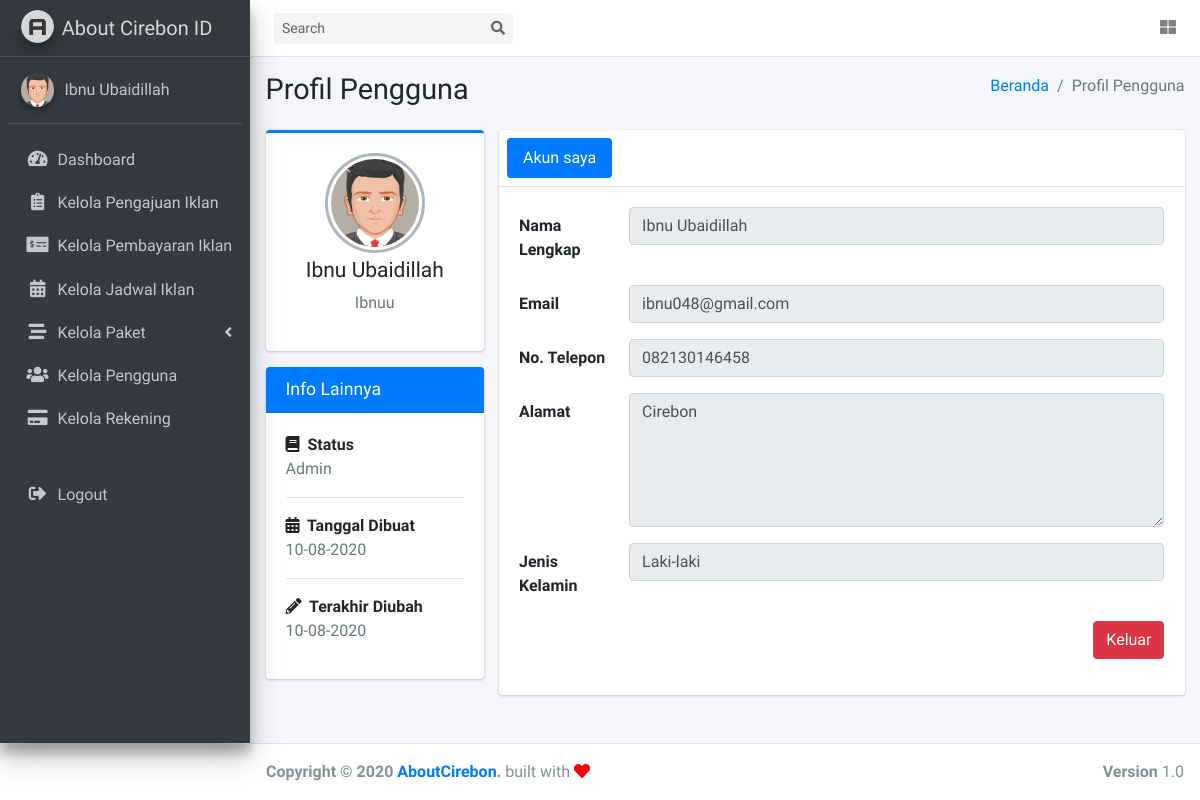
Page /index.php/profil on the committed database.
### tables this page shows
CREATE TABLE `tbl_pengguna` (
  `id_pengguna` int(11) NOT NULL,
  `username` varchar(40) NOT NULL,
  `password` varchar(40) NOT NULL,
  `email` varchar(50) NOT NULL,
  `nama` varchar(50) NOT NULL,
  `alamat` varchar(255) NOT NULL,
  `no_telp` varchar(20) NOT NULL,
  `jenis_kelamin` varchar(20) NOT NULL,
  `level` int(1) NOT NULL COMMENT '1:admin, 2:atasan, 3:pelanggan',
  `tanggal_dibuat` timestamp NOT NULL DEFAULT current_timestamp() ON UPDATE current_timestamp(),
  `aktif` int(11) NOT NULL,
  `terakhir_diubah` timestamp NOT NULL DEFAULT current_timestamp() ON UPDATE current_timestamp()
);

### application/libraries/Template.php (called while the page is built)
<?php
Class Template
{
    var $template_data = array();
    function set($nama, $value)
    {
        $this->template_data[$nama] = $value;
    }
    function load($template = '', $view = '', $view_data = array(), $return = FALSE)
    {
        $this->CI =& get_instance();
        $this->set('contents', $this->CI->load->view($view, $view_data, TRUE));
        return $this->CI->load->view($template, $this->template_data, $return);
    }
}
?>

### application/controllers/Profil.php (called while the page is built, shortened)
<?php
class Profil extends CI_Controller {
	public function index()
	{
		$this->template->load('template', 'profil');
	}
}

### index.php (called while the page is built, shortened)
<?php
require_once BASEPATH.'core/CodeIgniter.php';

### application/libraries/Fungsi.php (called while the page is built, shortened)
<?php
Class Fungsi {
    protected $ci;
    public function __construct() {
        $this->ci =& get_instance();
    }
    public function user_login() {
        $user_id = $this->ci->session->userdata('userid');
        $user_data  = $this->ci->pengguna_m->get($user_id)->row();
        return $user_data;
    }
}

### application/models/Pengguna_m.php (called while the page is built, shortened)
<?php
class Pengguna_m extends CI_Model
{
    public function get($id = null)
    {
        $this->db->from('tbl_pengguna');
        $query = $this->db->get();
        return $query;
    }
}

### application/views/profil.php (the view)
<section class="content-header">
  <div class="container-fluid">
    <div class="row mb-2">
      <div class="col-sm-6">
        <h1>Profil Pengguna</h1>
      </div>
      <div class="col-sm-6">
        <ol class="breadcrumb float-sm-right">
          <li class="breadcrumb-item"><a href="#">Beranda</a></li>
          <li class="breadcrumb-item active">Profil Pengguna</li>
        </ol>
      </div>
    </div>
  </div>
</section>
<section class="content">
  <div class="container-fluid">
    <div class="row">
      <div class="col-md-3">
        <div class="card card-primary card-outline">
          <div class="card-body box-profile">
            <div class="text-center">
              <img class="profile-user-img img-fluid img-circle" src="<?= base_url() ?>/assets/dist/img/profile/default.png" alt="Foto pengguna">
            </div>
            <h3 class="profile-username text-center"><?= $this->fungsi->user_login()->nama ?></h3>
            <p class="text-muted text-center"><?= $this->fungsi->user_login()->username ?></p>
          </div>
        </div>
        <div class="card card-primary">
          <div class="card-header">
            <h3 class="card-title">Info Lainnya</h3>
          </div>
          <div class="card-body">
            <strong><i class="fas fa-book mr-1"></i> Status</strong>
            <p class="text-muted">
              <?php
              if ($this->fungsi->user_login()->level == 1) {
                echo "Admin";
              } else if ($this->fungsi->user_login()->level == 2) {
                echo "Atasan";
              } else {
                echo "Member";
              }
              ?>
            </p>
            <hr>
            <strong><i class="fas fa-calendar-alt mr-1"></i> Tanggal Dibuat</strong>
            <p class="text-muted"><?= date('d-m-Y', strtotime($this->fungsi->user_login()->tanggal_dibuat)) ?></p>
            <hr>
            <strong><i class="fas fa-pencil-alt mr-1"></i> Terakhir Diubah</strong>
            <p class="text-muted">
              <?= date('d-m-Y', strtotime($this->fungsi->user_login()->terakhir_diubah)) ?>
            </p>
          </div>
        </div>
      </div>
      <div class="col-md-9">
        <div class="card">
          <div class="card-header p-2">
            <ul class="nav nav-pills">
              <li class="nav-item"><a class="nav-link active" href="#akun" data-toggle="tab">Akun saya</a></li>
            </ul>
          </div>
          <div class="card-body">
            <div class="tab-content">
              <div class="active tab-pane" id="akun">
                <form class="form-horizontal">
                  <div class="form-group row">
                    <label for="inputName" class="col-sm-2 col-form-label">Nama Lengkap</label>
                    <div class="col-sm-10">
                      <input type="text" class="form-control" value="<?= $this->fungsi->user_login()->nama ?>" disabled>
                    </div>
                  </div>
                  <div class="form-group row">
                    <label for="inputEmail" class="col-sm-2 col-form-label">Email</label>
                    <div class="col-sm-10">
                      <input type="email" class="form-control" value="<?= $this->fungsi->user_login()->email ?>" disabled>
                    </div>
                  </div>
                  <div class="form-group row">
                    <label for="inputName2" class="col-sm-2 col-form-label">No. Telepon</label>
                    <div class="col-sm-10">
                      <input type="text" class="form-control" value="<?= $this->fungsi->user_login()->no_telp ?>" disabled>
                    </div>
                  </div>
                  <div class="form-group row">
                    <label for="inputExperience" class="col-sm-2 col-form-label">Alamat</label>
                    <div class="col-sm-10">
                      <textarea class="form-control" cols="30" rows="5" disabled><?= $this->fungsi->user_login()->alamat ?></textarea>
                    </div>
                  </div>
                  <div class="form-group row">
                    <label for="inputSkills" class="col-sm-2 col-form-label">Jenis Kelamin</label>
                    <div class="col-sm-10">
                      <input type="text" class="form-control" value="<?= $this->fungsi->user_login()->jenis_kelamin ?>" disabled>
                    </div>
                  </div>
                  <div class="form-group row">
                    <div class="offset-sm-2 col-sm-10">
                      <a class="btn btn-danger float-right" href="<?= site_url('auth/logout') ?>">Keluar</a>
                    </div>
                  </div>
                </form>
              </div>
            </div>
          </div>
        </div>
      </div>
    </div>
  </div>
</section>
</div>

### application/views/template.php (shortened to what this page needs)
<!DOCTYPE html>
<html lang="en">
<head>
  <link rel="stylesheet" href="<?= base_url() ?>assets/plugins/fontawesome-free/css/all.min.css">
  <link rel="stylesheet" href="https://cdnjs.cloudflare.com/ajax/libs/izitoast/1.4.0/css/iziToast.css" />
  <link rel="stylesheet" href="<?= base_url() ?>assets/plugins/datatables-bs4/css/dataTables.bootstrap4.min.css">
  <link rel="stylesheet" href="<?= base_url() ?>assets/plugins/datatables-responsive/css/responsive.bootstrap4.min.css">
  <link rel="stylesheet" href="<?= base_url() ?>assets/dist/css/adminlte.min.css">
</head>
<body class="hold-transition sidebar-mini">
  <div class="wrapper">
    <nav class="main-header navbar navbar-expand navbar-white navbar-light">
      <form class="form-inline ml-3">
        <div class="input-group input-group-sm">
          <input class="form-control form-control-navbar" type="search" placeholder="Search" aria-label="Search">
          <div class="input-group-append">
            <button class="btn btn-navbar" type="submit">
              <i class="fas fa-search"></i>
            </button>
          </div>
        </div>
      </form>
      <ul class="navbar-nav ml-auto">
        <li class="nav-item">
          <a class="nav-link" data-widget="control-sidebar" data-slide="true" href="#" role="button">
            <i class="fas fa-th-large"></i>
          </a>
        </li>
      </ul>
    </nav>
    <aside class="main-sidebar sidebar-dark-primary elevation-4">
      <a href="<?= base_url('dashboard') ?>" class="brand-link">
        <img src="<?= base_url() ?>assets/dist/img/AdminLTELogo.png" alt="AdminLTE Logo" class="brand-image img-circle elevation-3" style="opacity: .8">
        <span class="brand-text font-weight-light">About Cirebon ID</span>
      </a>
      <div class="sidebar">
        <div class="user-panel mt-3 pb-3 mb-3 d-flex">
          <div class="image">
            <img src="<?= base_url() ?>/assets/dist/img/profile/default.png" class="img-circle elevation-2" alt="User Image">
          </div>
          <div class="info">
            <a href="<?= base_url('profil') ?>" class="d-block"><?= $this->fungsi->user_login()->nama ?></a>
          </div>
        </div>
        <nav class="mt-2">
          <ul class="nav nav-pills nav-sidebar flex-column" data-widget="treeview" role="menu" data-accordion="false">
            <li class="nav-item has-treeview">
              <a href="<?= base_url('dashboard') ?>" class="nav-link <?= $this->uri->segment(1) == 'dashboard' || $this->uri->segment(1) == '' ? 'active' : '' ?>">
                <i class="nav-icon fas fa-tachometer-alt"></i>
                <p>
                  Dashboard
                </p>
              </a>
            </li>
            <?php if ($this->fungsi->user_login()->level == 1 || $this->fungsi->user_login()->level == 3) { ?>
              <li class="nav-item has-treeview">
                <a href="<?= base_url('pengajuan') ?>" class="nav-link <?= $this->uri->segment(1) == 'pengajuan' ? 'active' : '' ?>">
                  <i class="nav-icon fas fa-clipboard-list"></i>
                  <p>
                    <?php if ($this->fungsi->user_login()->level == 3) { ?>
                      Pengajuan Iklan
                    <?php } else { ?>
                      Kelola Pengajuan Iklan
                    <?php } ?>
                  </p>
                </a>
              </li>
              <li class="nav-item has-treeview">
                <a href="<?= base_url('pembayaran') ?>" class="nav-link <?= $this->uri->segment(1) == 'pembayaran' ? 'active' : '' ?>">
                  <i class="nav-icon fas fa-money-check-alt"></i>
                  <p>
                    <?php if ($this->fungsi->user_login()->level == 3) { ?>
                      Pembayaran Iklan
                    <?php } else { ?>
                      Kelola Pembayaran Iklan
                    <?php } ?>
                  </p>
                </a>
              </li>
              <?php if ($this->fungsi->user_login()->level == 1 || $this->fungsi->user_login()->level == 3) { ?>
                <li class="nav-item has-treeview">
                  <a href="<?= base_url('jadwal') ?>" class="nav-link">
                    <i class="nav-icon fa fa-calendar-alt"></i>
                    <p>
                      <?php if ($this->fungsi->user_login()->level == 3) { ?>
                        Jadwal Iklan
                      <?php } else { ?>
                        Kelola Jadwal Iklan
                      <?php } ?>
                    </p>
                  </a>
                </li>
              <?php } ?>
              <?php if ($this->fungsi->user_login()->level == 1) { ?>
                <li class="nav-item has-treeview <?= $this->uri->segment(1) == 'paket' || $this->uri->segment(1) == 'paket_detail' || $this->uri->segment(1) == 'tipe_paket' ? 'menu-open' : '' ?>">
                  <a href="#" class="nav-link">
                    <i class="nav-icon fa fa-stream"></i>
                    <p>
                      Kelola Paket
                      <i class="right fas fa-angle-left"></i>
                    </p>
                  </a>
                  <?php } ?>
                  <?php if ($this->fungsi->user_login()->level == 1) { ?>
                <li class="nav-item has-treeview">
                  <a href="<?= base_url('pengguna') ?>" class="nav-link <?= $this->uri->segment(1) == 'pengguna' ? 'active' : '' ?>">
                    <i class="nav-icon fas fa-users"></i>
                    <p>
                      Kelola Pengguna
                    </p>
                  </a>
                </li>
                <li class="nav-item has-treeview">
                  <a href="<?= base_url('rekening') ?>" class="nav-link <?= $this->uri->segment(1) == 'rekening' ? 'active' : '' ?>">
                    <i class="nav-icon fas fa-credit-card"></i>
                    <p>
                      Kelola Rekening
                    </p>
                  </a>
                </li>
              <?php } ?>
            <?php } ?>
            <li class="nav-item has-treeview">
              <a href="<?= site_url('auth/logout') ?>" class="nav-link">
                <i class="nav-icon fa fa-sign-out-alt"></i>
                Logout
              </a>
            </li>
          </ul>
        </nav>
      </div>
    </aside>
    <div class="content-wrapper">
      <?= $contents ?>
    </div>
    <footer class="main-footer">
      <div class="float-right d-none d-sm-block">
        <b>Version</b> 1.0
      </div>
      <strong>Copyright &copy; 2020 <a href="http://aboutcirebon.id" target="_blank">AboutCirebon</a>.</strong> built with <i class="fa fa-heart" style="color: red"></i>
  </footer>
</body>
</html>

### rows in the picture
tbl_pengguna: nama "Ibnu Ubaidillah", username "Ibnuu", tanggal_dibuat "10-08-2020", terakhir_diubah "10-08-2020", email "ibnu048@gmail.com", no_telp "082130146458", alamat "Cirebon", jenis_kelamin "Laki-laki"
